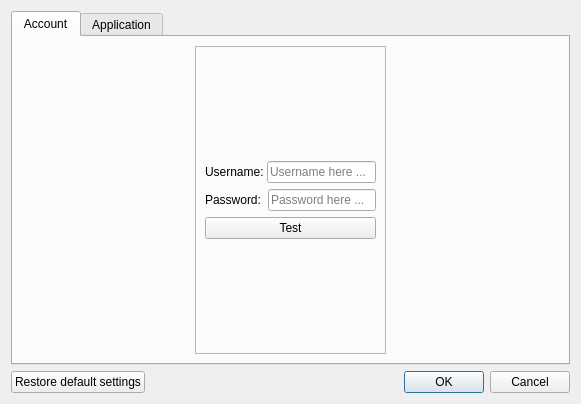
<?xml version="1.0" encoding="UTF-8"?>
<ui version="4.0">
 <class>Dialog_Settings</class>
 <widget class="QDialog" name="Dialog_Settings">
  <property name="geometry">
   <rect>
    <x>0</x>
    <y>0</y>
    <width>581</width>
    <height>404</height>
   </rect>
  </property>
  <property name="minimumSize">
   <size>
    <width>553</width>
    <height>379</height>
   </size>
  </property>
  <property name="contextMenuPolicy">
   <enum>Qt::PreventContextMenu</enum>
  </property>
  <property name="windowTitle">
   <string>Settings</string>
  </property>
  <property name="windowIcon">
   <iconset resource="../Resources.qrc">
    <normaloff>:/Resources/Settings.png</normaloff>:/Resources/Settings.png</iconset>
  </property>
  <layout class="QVBoxLayout" name="verticalLayout">
   <item>
    <widget class="QTabWidget" name="SettingsTabWidget">
     <property name="font">
      <font>
       <pointsize>9</pointsize>
      </font>
     </property>
     <property name="currentIndex">
      <number>0</number>
     </property>
     <property name="documentMode">
      <bool>false</bool>
     </property>
     <property name="tabsClosable">
      <bool>false</bool>
     </property>
     <widget class="QWidget" name="UserAccountTab">
      <property name="contextMenuPolicy">
       <enum>Qt::PreventContextMenu</enum>
      </property>
      <attribute name="title">
       <string>Account</string>
      </attribute>
      <layout class="QHBoxLayout" name="horizontalLayout_3">
       <item>
        <spacer name="horizontalSpacer">
         <property name="orientation">
          <enum>Qt::Horizontal</enum>
         </property>
         <property name="sizeHint" stdset="0">
          <size>
           <width>40</width>
           <height>20</height>
          </size>
         </property>
        </spacer>
       </item>
       <item>
        <widget class="QFrame" name="UserDetailFrame">
         <property name="frameShape">
          <enum>QFrame::StyledPanel</enum>
         </property>
         <property name="frameShadow">
          <enum>QFrame::Raised</enum>
         </property>
         <layout class="QVBoxLayout" name="verticalLayout_2">
          <item>
           <spacer name="verticalSpacer_2">
            <property name="orientation">
             <enum>Qt::Vertical</enum>
            </property>
            <property name="sizeHint" stdset="0">
             <size>
              <width>20</width>
              <height>40</height>
             </size>
            </property>
           </spacer>
          </item>
          <item>
           <layout class="QHBoxLayout" name="horizontalLayout">
            <property name="spacing">
             <number>0</number>
            </property>
            <item>
             <widget class="QLabel" name="UsernameLabel">
              <property name="text">
               <string>Username: </string>
              </property>
             </widget>
            </item>
            <item>
             <widget class="QLineEdit" name="UsernameField">
              <property name="toolTip">
               <string>Type in hummigbird username(not email) here</string>
              </property>
              <property name="whatsThis">
               <string>Type in hummigbird username(not email) here</string>
              </property>
              <property name="placeholderText">
               <string>Username here ...</string>
              </property>
             </widget>
            </item>
           </layout>
          </item>
          <item>
           <layout class="QHBoxLayout" name="horizontalLayout_2">
            <property name="spacing">
             <number>3</number>
            </property>
            <item>
             <widget class="QLabel" name="PasswordLabel">
              <property name="text">
               <string>Password: </string>
              </property>
             </widget>
            </item>
            <item>
             <widget class="QLineEdit" name="PasswordField">
              <property name="contextMenuPolicy">
               <enum>Qt::PreventContextMenu</enum>
              </property>
              <property name="toolTip">
               <string>Type in hummingbird password here</string>
              </property>
              <property name="whatsThis">
               <string>Type in hummingbird password here</string>
              </property>
              <property name="inputMask">
               <string/>
              </property>
              <property name="text">
               <string/>
              </property>
              <property name="maxLength">
               <number>32767</number>
              </property>
              <property name="echoMode">
               <enum>QLineEdit::Password</enum>
              </property>
              <property name="placeholderText">
               <string>Password here ...</string>
              </property>
             </widget>
            </item>
           </layout>
          </item>
          <item>
           <widget class="QPushButton" name="AccountTestButton">
            <property name="toolTip">
             <string>Test to see if username and password are correct.</string>
            </property>
            <property name="whatsThis">
             <string>Test to see if username and password are correct.</string>
            </property>
            <property name="text">
             <string>Test</string>
            </property>
            <property name="checkable">
             <bool>false</bool>
            </property>
            <property name="default">
             <bool>false</bool>
            </property>
            <property name="flat">
             <bool>false</bool>
            </property>
           </widget>
          </item>
          <item>
           <spacer name="verticalSpacer">
            <property name="orientation">
             <enum>Qt::Vertical</enum>
            </property>
            <property name="sizeHint" stdset="0">
             <size>
              <width>20</width>
              <height>40</height>
             </size>
            </property>
           </spacer>
          </item>
         </layout>
        </widget>
       </item>
       <item>
        <spacer name="horizontalSpacer_2">
         <property name="orientation">
          <enum>Qt::Horizontal</enum>
         </property>
         <property name="sizeHint" stdset="0">
          <size>
           <width>40</width>
           <height>20</height>
          </size>
         </property>
        </spacer>
       </item>
      </layout>
     </widget>
     <widget class="QWidget" name="ApplicationTab">
      <attribute name="title">
       <string>Application</string>
      </attribute>
      <layout class="QHBoxLayout" name="horizontalLayout_14">
       <item>
        <widget class="QFrame" name="frame_2">
         <property name="sizePolicy">
          <sizepolicy hsizetype="Preferred" vsizetype="Preferred">
           <horstretch>0</horstretch>
           <verstretch>0</verstretch>
          </sizepolicy>
         </property>
         <property name="frameShape">
          <enum>QFrame::StyledPanel</enum>
         </property>
         <property name="frameShadow">
          <enum>QFrame::Raised</enum>
         </property>
         <layout class="QVBoxLayout" name="verticalLayout_3">
          <item>
           <widget class="QGroupBox" name="groupBox_2">
            <property name="sizePolicy">
             <sizepolicy hsizetype="Preferred" vsizetype="Fixed">
              <horstretch>0</horstretch>
              <verstretch>0</verstretch>
             </sizepolicy>
            </property>
            <property name="title">
             <string>System tray</string>
            </property>
            <layout class="QHBoxLayout" name="horizontalLayout_15">
             <item>
              <layout class="QVBoxLayout" name="verticalLayout_5">
               <item>
                <widget class="QCheckBox" name="Application_TrayMinimize">
                 <property name="toolTip">
                  <string>Check this if you want hummingbird to minimize to tray when you click the minimize button</string>
                 </property>
                 <property name="text">
                  <string>Minimize to tray</string>
                 </property>
                </widget>
               </item>
               <item>
                <widget class="QCheckBox" name="Application_TrayClose">
                 <property name="toolTip">
                  <string>Check this if you want hummingbird to minimize to tray when you click the close button</string>
                 </property>
                 <property name="text">
                  <string>Close to tray</string>
                 </property>
                </widget>
               </item>
              </layout>
             </item>
            </layout>
           </widget>
          </item>
          <item>
           <widget class="QGroupBox" name="groupBox_3">
            <property name="sizePolicy">
             <sizepolicy hsizetype="Preferred" vsizetype="Fixed">
              <horstretch>0</horstretch>
              <verstretch>0</verstretch>
             </sizepolicy>
            </property>
            <property name="title">
             <string>Recognition and List update</string>
            </property>
            <layout class="QVBoxLayout" name="verticalLayout_9">
             <item>
              <widget class="QFrame" name="frame_3">
               <property name="frameShape">
                <enum>QFrame::StyledPanel</enum>
               </property>
               <property name="frameShadow">
                <enum>QFrame::Raised</enum>
               </property>
               <layout class="QVBoxLayout" name="verticalLayout_6">
                <property name="spacing">
                 <number>0</number>
                </property>
                <property name="leftMargin">
                 <number>0</number>
                </property>
                <property name="topMargin">
                 <number>0</number>
                </property>
                <property name="rightMargin">
                 <number>0</number>
                </property>
                <property name="bottomMargin">
                 <number>0</number>
                </property>
                <item>
                 <layout class="QHBoxLayout" name="horizontalLayout_13">
                  <item>
                   <widget class="QCheckBox" name="Recognition_Enabled">
                    <property name="toolTip">
                     <string>Enable recognition</string>
                    </property>
                    <property name="text">
                     <string>Enabled</string>
                    </property>
                   </widget>
                  </item>
                  <item>
                   <spacer name="horizontalSpacer_3">
                    <property name="orientation">
                     <enum>Qt::Horizontal</enum>
                    </property>
                    <property name="sizeHint" stdset="0">
                     <size>
                      <width>40</width>
                      <height>20</height>
                     </size>
                    </property>
                   </spacer>
                  </item>
                  <item>
                   <widget class="QLabel" name="label">
                    <property name="toolTip">
                     <string>The amount of time before an anime episode is marked as watched</string>
                    </property>
                    <property name="text">
                     <string>Delay (Seconds):</string>
                    </property>
                   </widget>
                  </item>
                  <item>
                   <spacer name="horizontalSpacer_5">
                    <property name="orientation">
                     <enum>Qt::Horizontal</enum>
                    </property>
                    <property name="sizeType">
                     <enum>QSizePolicy::Fixed</enum>
                    </property>
                    <property name="sizeHint" stdset="0">
                     <size>
                      <width>2</width>
                      <height>20</height>
                     </size>
                    </property>
                   </spacer>
                  </item>
                  <item>
                   <widget class="QSpinBox" name="Recognition_DelaySpinBox">
                    <property name="toolTip">
                     <string>The amount of time before an anime episode is marked as watched</string>
                    </property>
                    <property name="suffix">
                     <string/>
                    </property>
                    <property name="maximum">
                     <number>1200</number>
                    </property>
                   </widget>
                  </item>
                 </layout>
                </item>
               </layout>
              </widget>
             </item>
             <item>
              <layout class="QHBoxLayout" name="horizontalLayout_16">
               <item>
                <widget class="QCheckBox" name="Recogntion_MPClose">
                 <property name="toolTip">
                  <string>If ticked, this will update anime after the media player closes</string>
                 </property>
                 <property name="text">
                  <string>Wait for media player to close</string>
                 </property>
                </widget>
               </item>
               <item>
                <spacer name="horizontalSpacer_4">
                 <property name="orientation">
                  <enum>Qt::Horizontal</enum>
                 </property>
                 <property name="sizeHint" stdset="0">
                  <size>
                   <width>40</width>
                   <height>20</height>
                  </size>
                 </property>
                </spacer>
               </item>
               <item>
                <widget class="QCheckBox" name="Recogntion_MPFocus">
                 <property name="toolTip">
                  <string>If ticked, delay time will only decrease if the media player is in focus</string>
                 </property>
                 <property name="text">
                  <string>Media player must be in focus</string>
                 </property>
                </widget>
               </item>
              </layout>
             </item>
             <item>
              <layout class="QVBoxLayout" name="verticalLayout_7">
               <item>
                <widget class="QCheckBox" name="Recogntion_NotifyRecognised">
                 <property name="toolTip">
                  <string>Shows a popup message when an episode is recognised</string>
                 </property>
                 <property name="text">
                  <string>Notify me when episode is recognised</string>
                 </property>
                </widget>
               </item>
               <item>
                <widget class="QCheckBox" name="Recogntion_NotifyNotRecognised">
                 <property name="toolTip">
                  <string>Shows a popup message when an episode is not recognised</string>
                 </property>
                 <property name="text">
                  <string>Notify me when an episode is not recognised</string>
                 </property>
                </widget>
               </item>
              </layout>
             </item>
            </layout>
           </widget>
          </item>
          <item>
           <widget class="QGroupBox" name="groupBox">
            <property name="sizePolicy">
             <sizepolicy hsizetype="Expanding" vsizetype="Fixed">
              <horstretch>0</horstretch>
              <verstretch>0</verstretch>
             </sizepolicy>
            </property>
            <property name="minimumSize">
             <size>
              <width>0</width>
              <height>50</height>
             </size>
            </property>
            <property name="title">
             <string>Theme</string>
            </property>
            <layout class="QHBoxLayout" name="horizontalLayout_4">
             <item>
              <widget class="QComboBox" name="ThemeComboBox">
               <property name="contextMenuPolicy">
                <enum>Qt::PreventContextMenu</enum>
               </property>
              </widget>
             </item>
             <item>
              <widget class="QPushButton" name="ApplyThemeButton">
               <property name="text">
                <string>Apply Theme</string>
               </property>
              </widget>
             </item>
             <item>
              <widget class="QPushButton" name="RefreshThemeButton">
               <property name="text">
                <string>Refresh Theme</string>
               </property>
              </widget>
             </item>
             <item>
              <widget class="QPushButton" name="RefreshThemeListButton">
               <property name="sizePolicy">
                <sizepolicy hsizetype="Minimum" vsizetype="Fixed">
                 <horstretch>0</horstretch>
                 <verstretch>0</verstretch>
                </sizepolicy>
               </property>
               <property name="minimumSize">
                <size>
                 <width>0</width>
                 <height>0</height>
                </size>
               </property>
               <property name="text">
                <string>Refresh Theme List</string>
               </property>
              </widget>
             </item>
            </layout>
           </widget>
          </item>
         </layout>
        </widget>
       </item>
      </layout>
     </widget>
    </widget>
   </item>
   <item>
    <layout class="QHBoxLayout" name="horizontalLayout_12">
     <item>
      <widget class="QPushButton" name="DefaultSettingsButton">
       <property name="font">
        <font>
         <weight>50</weight>
         <bold>false</bold>
        </font>
       </property>
       <property name="toolTip">
        <string>Reset all settings to default ouroboros settings</string>
       </property>
       <property name="whatsThis">
        <string>Reset all settings to default ouroboros settings</string>
       </property>
       <property name="text">
        <string>Restore default settings</string>
       </property>
       <property name="checkable">
        <bool>false</bool>
       </property>
       <property name="autoDefault">
        <bool>true</bool>
       </property>
       <property name="default">
        <bool>false</bool>
       </property>
       <property name="flat">
        <bool>false</bool>
       </property>
      </widget>
     </item>
     <item>
      <widget class="QDialogButtonBox" name="buttonBox">
       <property name="orientation">
        <enum>Qt::Horizontal</enum>
       </property>
       <property name="standardButtons">
        <set>QDialogButtonBox::Cancel|QDialogButtonBox::Ok</set>
       </property>
      </widget>
     </item>
    </layout>
   </item>
  </layout>
 </widget>
 <resources>
  <include location="../Resources.qrc"/>
 </resources>
 <connections>
  <connection>
   <sender>buttonBox</sender>
   <signal>accepted()</signal>
   <receiver>Dialog_Settings</receiver>
   <slot>accept()</slot>
   <hints>
    <hint type="sourcelabel">
     <x>248</x>
     <y>254</y>
    </hint>
    <hint type="destinationlabel">
     <x>157</x>
     <y>274</y>
    </hint>
   </hints>
  </connection>
  <connection>
   <sender>buttonBox</sender>
   <signal>rejected()</signal>
   <receiver>Dialog_Settings</receiver>
   <slot>reject()</slot>
   <hints>
    <hint type="sourcelabel">
     <x>316</x>
     <y>260</y>
    </hint>
    <hint type="destinationlabel">
     <x>286</x>
     <y>274</y>
    </hint>
   </hints>
  </connection>
 </connections>
</ui>
